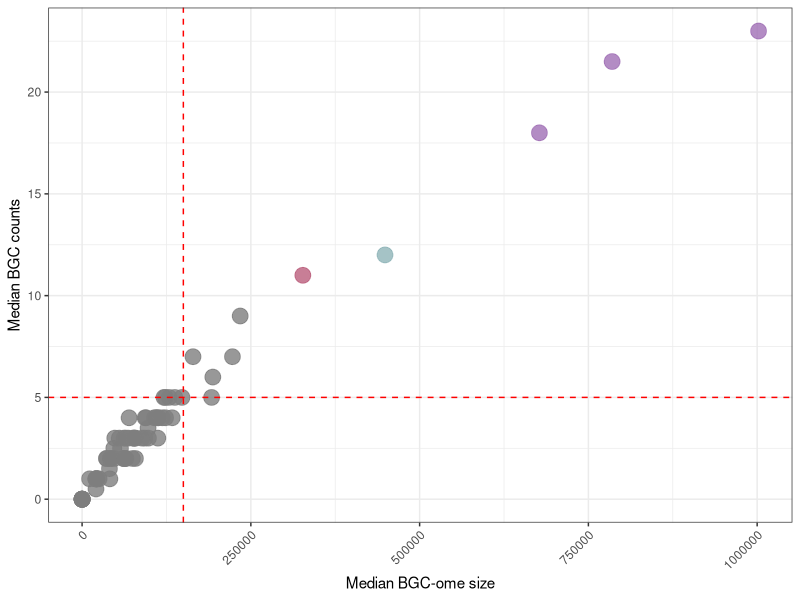

Recreate this plot in R.
library(ggplot2)

dat <- read.table("Overview_Order_Level_with_MedianBGCcounts.with_coloring_info.txt", header=T, sep='\t')

colors <- c('#8FB4B8', '#A070B5', '#BA5E7C')
names(colors) <- c('Cyano', 'Actino', 'Myxo')

pdf("Order_Level_Scatterplot_View.pdf", height=5, width=5)
ggplot(dat, aes(x=(median_bgcome_size_relaxed+0), y=(median_bgc_count_relaxed+0), color=color)) + geom_point(alpha=0.8, size=5, show.legend=F) + theme_bw() + scale_color_manual(values=colors) + geom_hline(yintercept=5, linetype=2, color='red') + geom_vline(xintercept=150000, linetype=2, color='red') + xlab("Median BGC-ome size") + ylab("Median BGC counts") +  theme(axis.text.x = element_text(angle = 45, vjust = 1, hjust=1))
dev.off()

print(dim(dat))
dat.filt <- dat[dat$median_bgcome_size_relaxed <= 150000,]
dat.filt <- dat.filt[dat.filt$median_bgc_count_relaxed <= 5,]
print(dim(dat.filt))
